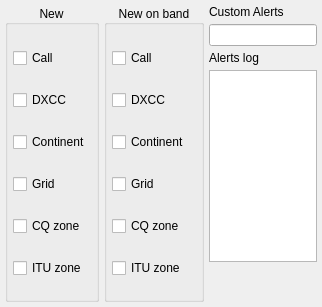
                     <widget class="QWidget" name="tab_5">
                      <attribute name="title">
                       <string>Alerts</string>
                      </attribute>
                      <layout class="QHBoxLayout" name="horizontalLayout_21">
                       <property name="spacing">
                        <number>5</number>
                       </property>
                       <property name="leftMargin">
                        <number>5</number>
                       </property>
                       <property name="topMargin">
                        <number>5</number>
                       </property>
                       <property name="rightMargin">
                        <number>5</number>
                       </property>
                       <property name="bottomMargin">
                        <number>5</number>
                       </property>
                       <item>
                        <widget class="QGroupBox" name="groupBox_4">
                         <property name="toolTip">
                          <string>&lt;html&gt;&lt;head/&gt;&lt;body&gt;&lt;p&gt;If a station calling CQ matches the selection, default windows notification sound will be played and the station details will be added to the Alerts log. &lt;/p&gt;&lt;/body&gt;&lt;/html&gt;</string>
                         </property>
                         <property name="title">
                          <string>New</string>
                         </property>
                         <property name="alignment">
                          <set>Qt::AlignCenter</set>
                         </property>
                         <layout class="QVBoxLayout" name="verticalLayout_16">
                          <property name="spacing">
                           <number>2</number>
                          </property>
                          <property name="leftMargin">
                           <number>5</number>
                          </property>
                          <property name="topMargin">
                           <number>3</number>
                          </property>
                          <property name="rightMargin">
                           <number>5</number>
                          </property>
                          <property name="bottomMargin">
                           <number>0</number>
                          </property>
                          <item>
                           <widget class="QCheckBox" name="cb_callB4_alert">
                            <property name="text">
                             <string>Call</string>
                            </property>
                           </widget>
                          </item>
                          <item>
                           <widget class="QCheckBox" name="cb_countryB4_alert">
                            <property name="text">
                             <string>DXCC</string>
                            </property>
                           </widget>
                          </item>
                          <item>
                           <widget class="QCheckBox" name="cb_continentB4_alert">
                            <property name="text">
                             <string>Continent</string>
                            </property>
                           </widget>
                          </item>
                          <item>
                           <widget class="QCheckBox" name="cb_gridB4_alert">
                            <property name="text">
                             <string>Grid</string>
                            </property>
                           </widget>
                          </item>
                          <item>
                           <widget class="QCheckBox" name="cb_CQZoneB4_alert">
                            <property name="text">
                             <string>CQ zone</string>
                            </property>
                           </widget>
                          </item>
                          <item>
                           <widget class="QCheckBox" name="cb_ITUZoneB4_alert">
                            <property name="text">
                             <string>ITU zone</string>
                            </property>
                           </widget>
                          </item>
                         </layout>
                        </widget>
                       </item>
                       <item>
                        <widget class="QGroupBox" name="groupBox_5">
                         <property name="toolTip">
                          <string>&lt;html&gt;&lt;head/&gt;&lt;body&gt;&lt;p&gt;If a station calling CQ matches the selection, default windows notification sound will be played and the station details will be added to the Alerts log. &lt;/p&gt;&lt;/body&gt;&lt;/html&gt;</string>
                         </property>
                         <property name="title">
                          <string>New on band</string>
                         </property>
                         <property name="alignment">
                          <set>Qt::AlignCenter</set>
                         </property>
                         <layout class="QVBoxLayout" name="verticalLayout_17">
                          <property name="spacing">
                           <number>2</number>
                          </property>
                          <property name="leftMargin">
                           <number>5</number>
                          </property>
                          <property name="topMargin">
                           <number>3</number>
                          </property>
                          <property name="rightMargin">
                           <number>5</number>
                          </property>
                          <property name="bottomMargin">
                           <number>0</number>
                          </property>
                          <item>
                           <widget class="QCheckBox" name="cb_callB4onBand_alert">
                            <property name="text">
                             <string>Call</string>
                            </property>
                           </widget>
                          </item>
                          <item>
                           <widget class="QCheckBox" name="cb_countryB4onBand_alert">
                            <property name="text">
                             <string>DXCC</string>
                            </property>
                           </widget>
                          </item>
                          <item>
                           <widget class="QCheckBox" name="cb_continentB4onBand_alert">
                            <property name="text">
                             <string>Continent</string>
                            </property>
                           </widget>
                          </item>
                          <item>
                           <widget class="QCheckBox" name="cb_gridB4onBand_alert">
                            <property name="text">
                             <string>Grid</string>
                            </property>
                           </widget>
                          </item>
                          <item>
                           <widget class="QCheckBox" name="cb_CQZoneB4onBand_alert">
                            <property name="text">
                             <string>CQ zone</string>
                            </property>
                           </widget>
                          </item>
                          <item>
                           <widget class="QCheckBox" name="cb_ITUZoneB4onBand_alert">
                            <property name="text">
                             <string>ITU zone</string>
                            </property>
                           </widget>
                          </item>
                         </layout>
                        </widget>
                       </item>
                       <item>
                        <layout class="QVBoxLayout" name="verticalLayout_19">
                         <item>
                          <widget class="QLabel" name="label_12">
                           <property name="text">
                            <string>Custom Alerts</string>
                           </property>
                          </widget>
                         </item>
                         <item>
                          <widget class="QLineEdit" name="le_CustomAlerts">
                           <property name="toolTip">
                            <string>&lt;html&gt;&lt;head/&gt;&lt;body&gt;&lt;p&gt;You can use this text area to define custom criteria for your alerts. &lt;/p&gt;&lt;p&gt;Comma separated strings entered here will be matched against the stations calling CQ.&lt;/p&gt;&lt;p&gt;These could be prefixes, suffixes or whole call signs.&lt;/p&gt;&lt;p&gt;&lt;span style=&quot; font-weight:600;&quot;&gt;Example: &lt;/span&gt;&lt;/p&gt;&lt;p&gt;SP,SQ,HF,SQ9FVE,FVE&lt;/p&gt;&lt;p&gt;&lt;br/&gt;&lt;/p&gt;&lt;/body&gt;&lt;/html&gt;</string>
                           </property>
                          </widget>
                         </item>
                         <item>
                          <widget class="QLabel" name="label_5">
                           <property name="text">
                            <string>Alerts log</string>
                           </property>
                          </widget>
                         </item>
                         <item>
                          <widget class="QPlainTextEdit" name="pte_alerts">
                           <property name="sizePolicy">
                            <sizepolicy hsizetype="Ignored" vsizetype="Expanding">
                             <horstretch>0</horstretch>
                             <verstretch>0</verstretch>
                            </sizepolicy>
                           </property>
                           <property name="toolTip">
                            <string>&lt;html&gt;&lt;head/&gt;&lt;body&gt;&lt;p&gt;This text area will show all your alert history.&lt;/p&gt;&lt;/body&gt;&lt;/html&gt;</string>
                           </property>
                          </widget>
                         </item>
                         <item>
                          <spacer name="verticalSpacer_12">
                           <property name="orientation">
                            <enum>Qt::Vertical</enum>
                           </property>
                           <property name="sizeHint" stdset="0">
                            <size>
                             <width>20</width>
                             <height>40</height>
                            </size>
                           </property>
                          </spacer>
                         </item>
                        </layout>
                       </item>
                      </layout>
                     </widget>
